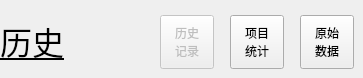
      <widget class="QWidget" name="page_19">
       <widget class="QLabel" name="label_zi_3">
        <property name="geometry">
         <rect>
          <x>0</x>
          <y>20</y>
          <width>101</width>
          <height>41</height>
         </rect>
        </property>
        <property name="font">
         <font>
          <pointsize>24</pointsize>
          <underline>true</underline>
         </font>
        </property>
        <property name="text">
         <string>历史</string>
        </property>
       </widget>
       <widget class="QToolButton" name="toolButton_sub_h_rcord">
        <property name="enabled">
         <bool>false</bool>
        </property>
        <property name="geometry">
         <rect>
          <x>160</x>
          <y>15</y>
          <width>54</width>
          <height>54</height>
         </rect>
        </property>
        <property name="text">
         <string>历史
记录</string>
        </property>
       </widget>
       <widget class="QToolButton" name="toolButton_sub_h_tongji">
        <property name="geometry">
         <rect>
          <x>230</x>
          <y>15</y>
          <width>54</width>
          <height>54</height>
         </rect>
        </property>
        <property name="text">
         <string>项目
统计</string>
        </property>
       </widget>
       <widget class="QToolButton" name="toolButton_sub_h_origin">
        <property name="geometry">
         <rect>
          <x>300</x>
          <y>15</y>
          <width>54</width>
          <height>54</height>
         </rect>
        </property>
        <property name="text">
         <string>原始
数据</string>
        </property>
       </widget>
      </widget>
